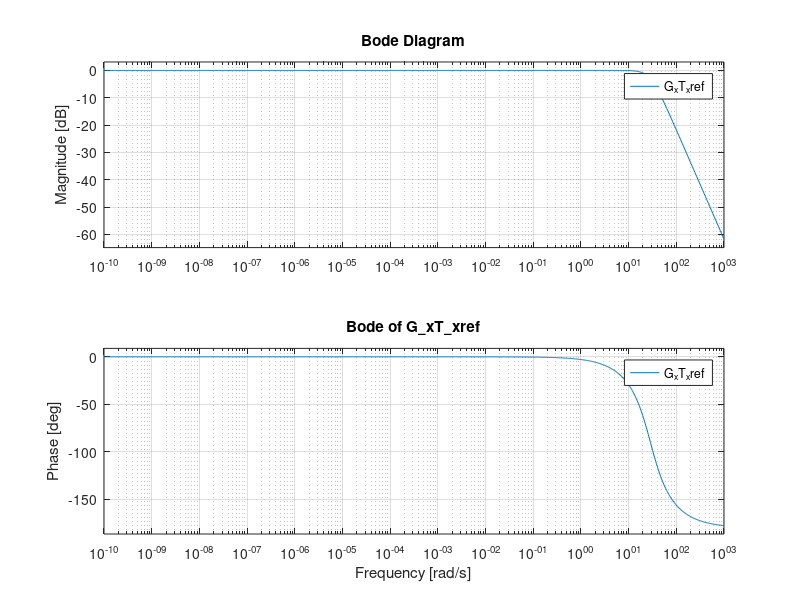

This chart was generated by the following MATLAB code: (Note: this script raises an error after producing the figure.)
%clear all

%Servo-valve parameters
% all is SI units
tau_sv=0.0246      %Valve time constant (tsv=0.0246 s)
k_svk_q=1934.5*(1e-2)^3    %Valve flow gain (ksv∙kq=1934.5 cm3/s/V)

%from Gidewon k_pl =  k_c + C_l 
k_pl=1.67401e-7/1e3  %Valve pressure gain & leakadge factor (kpl=1.67401e-7 m3/s/kPa)

Be=193716.28*1e3    %Oil Bulk modulus (Be=193716.28 kPa)
Vt=0.002659     %Oil Volume on actuator chamber (Vt=0.002659 m3)
A=0.012456      %Piston area (A=0.012456 m2)
k_h=4*Be*A^2/Vt*1e3 %(kPa m1)

mT=1.9751*1e3       %Platen mass (mp=1.9751 t)
cT=5.78*1e3        %Total damping, actuator + platen (ct=5.78 kN s/m1)

%Additional 2DOF model
%  structure parameters
% 1st mode
m1= 1%e9 % kg
f1 = 1; % Hz
zeta1 = 0.05; %

k1 = m1*(2*pi*f1)^2; %N/m
c1 = zeta1*2*m1*2*pi*f1; %N/m/s

%2nd mode
m2= 1%e6 % kg
f2 = 10; % Hz
zeta2 = 0.1; %

k2 = m2*(2*pi*f2)^2; %N/m
c2 = zeta2*2*m2*2*pi*f2; %N/m/s

%Controller
k_p=1.2993/1e-2 %SI units %Pgain (kp=1.2993 V/cm) 
G_c = tf(k_p,1)  

%% TF's
s=tf('s')  

G_T=mT*s^2+[cT+c1]*s+k1
G_1=m1*s^2+[c1+c2]*s+k1+k2
G_2=m2*s^2+c2*s+k2

G_T1=c1*s+k1
G_21=c2*s+k2

G_csv=k_svk_q*G_c/(1+tau_sv*s)

G_x2_x1= G_21/G_2
G_x1_xT = G_T1*G_2/(G_1*G_2-G_21^2)
G_xT_Fp = G_1*G_2-G_21^2/(G_T*G_1*G_2-G_T*G_21^2-G_2*G_T1^2)

G_Fp_xref = G_csv/(k_pl/A+A*s/k_h+G_xT_Fp*(G_csv + A*s))

G_xT_xref = G_Fp_xref * G_xT_Fp
G_x1_xref = G_x1_xT*G_xT_xref
G_x2_xT = G_x2_x1 * G_x1_xT



%%
dados = load('elcentro.txt');

t_vector = dados(:,1);
t_step = t_vector(2)
ddx = [t_vector dados(:,2)];
ddy = [t_vector  dados(:,3)];

%plot(ddx(:,1) ,ddx(:,2))


%%
% If axes don't exist, create them
if ~exist('ax1', 'var') || ~isvalid(ax1)
    figure(1); % Create a single figure
    ax1 = subplot(2,2,1); hold(ax1, 'on');
    ax2 = subplot(2,2,2); hold(ax2, 'on');
    ax3 = subplot(2,2,3); hold(ax3, 'on');
    ax4 = subplot(2,2,4); hold(ax4, 'on');
end

% First plot
axes(ax1); % Activate the existing axes
bode(G_xT_xref);
title('Bode of G\_xT\_xref'); 
legend();

% Second plot
axes(ax2); % Activate the existing axes
bode(G_x1_xT);
title('Bode of G\_x1\_xT'); 
legend();

% Third plot
axes(ax3); % Activate the existing axes
bode(G_x2_xT);
title('Bode of G\_x2\_xT'); 
legend();

ddx_ref=ddx(:,2)
ddx_T = lsim(G_xT_xref, ddx(:,2) ,ddx(:,1))
% displacements in milimeters
x_ref = lsim(1e3/s^2,  ddx(:,2) ,ddx(:,1))
x_T = lsim(G_xT_xref*1e3/s^2 ,  ddx(:,2) ,ddx(:,1))

% Fourth plot
axes(ax4); % Activate the existing axes
hold on

hold on

title('Displacement(mm)'); 
legend('Table','Reference')




%%
C = pidtune(G_xT_xref,'PID');

pidTuner(G_xT_xref,C)
